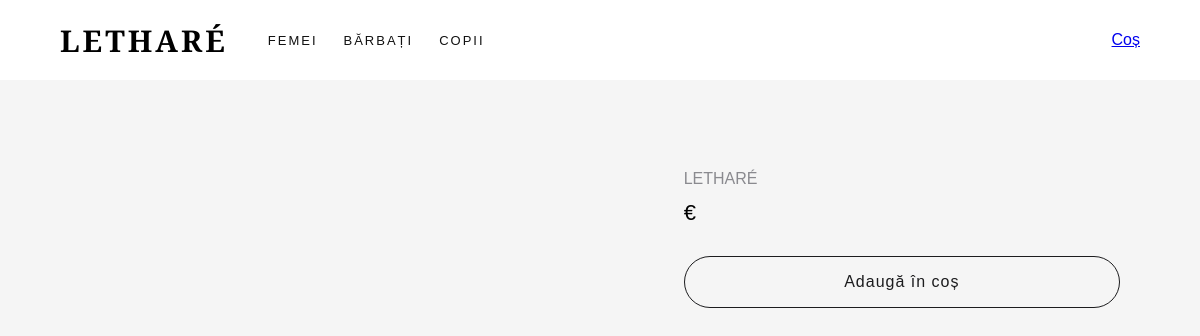
The app's page /produs/62, older data.
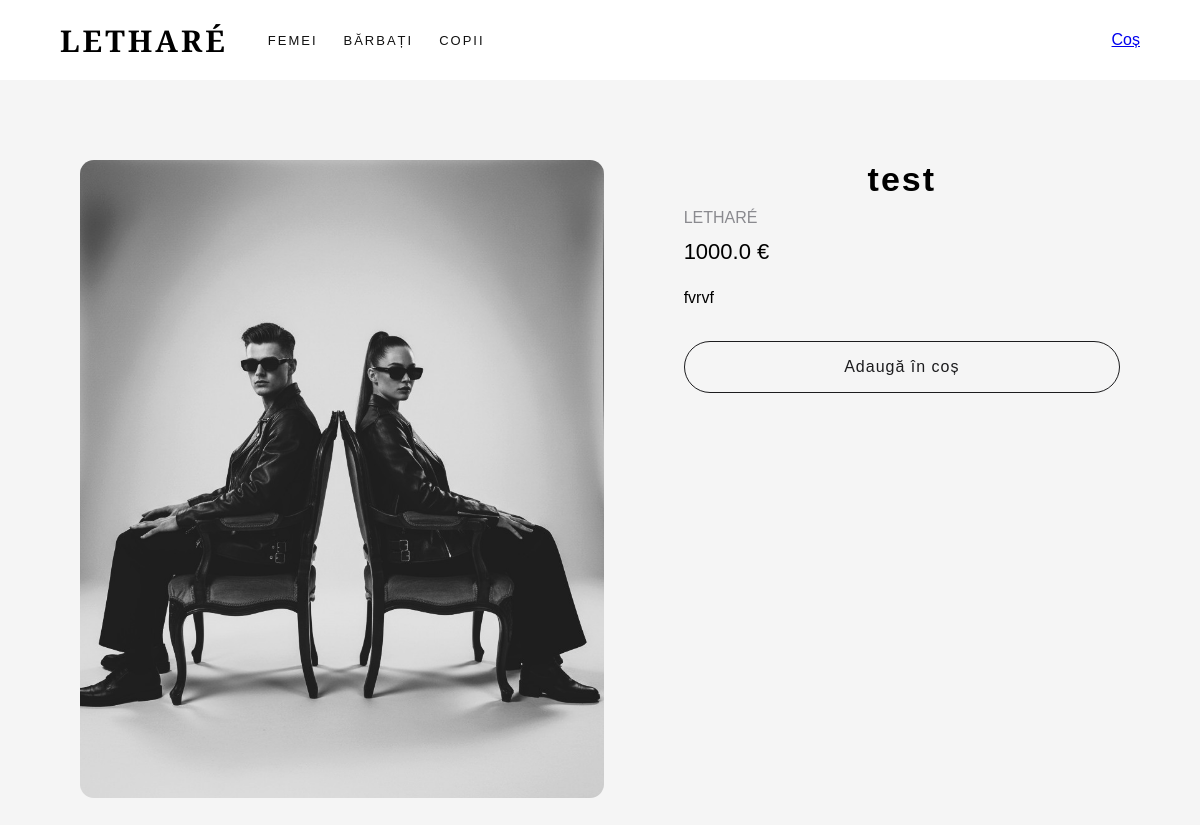
The same page, newer data.
### tables this page shows
CREATE TABLE produse (
            id INTEGER PRIMARY KEY AUTOINCREMENT,
            nume TEXT NOT NULL,
            pret REAL NOT NULL,
            imagine TEXT NOT NULL,
            descriere TEXT
        , categorie TEXT, status INTEGER DEFAULT 1, highlight INTEGER DEFAULT 0);

### app.py (the view)
@app.route("/produs/<int:id>")
def produs(id):
    db = get_db()
    produs = db.execute(
        "SELECT * FROM produse WHERE id=?",
        (id,)
    ).fetchone()
    return render_template("produs.html", produs=produs)

### app.py (called while the page is built)
@app.context_processor
def inject_client():
    return dict(
        client_logat="client_id" in session,
        client_nume=session.get("client_nume"),
        client_email=session.get("client_email")
    )

def get_db():
    conn = sqlite3.connect(DATABASE)
    conn.row_factory = sqlite3.Row
    return conn

### templates/produs.html (shortened to what this page needs)
<!DOCTYPE html>
<html>
<head>
    <link rel="stylesheet" href="/static/style.css">
</head>
<body>
<nav class="navbar">
    <div class="nav-left">LETHARÉ</div>
    <div class="nav-center">
        <a href="/femei">Femei</a>
        <a href="/barbati">Bărbați</a>
        <a href="/copii">Copii</a>
    </div>
    <div class="nav-right">
        <a href="/cos" class="icon-link">Coș</a>
    </div>
</nav>
<div class="produs-page">
    <div class="produs-img">
        <img src="{{ produs.imagine }}">
    </div>
    <div class="produs-info-page">
        <h1>{{ produs.nume }}</h1>
        <div class="produs-brand">LETHARÉ</div>
        <div class="produs-pret">{{ produs.pret }} €</div>
        <p class="produs-desc">
            {{ produs.descriere }}
        </p>
        <a href="/cos/adauga/{{ produs.id }}" class="btn-cos mare">
            Adaugă în coș
        </a>
    </div>
</div>
</body>
</html>

Row changes from the older to the newer data that the page shows:
added produse: imagine (picture), nume "test", pret "1000.0", descriere "fvrvf"
